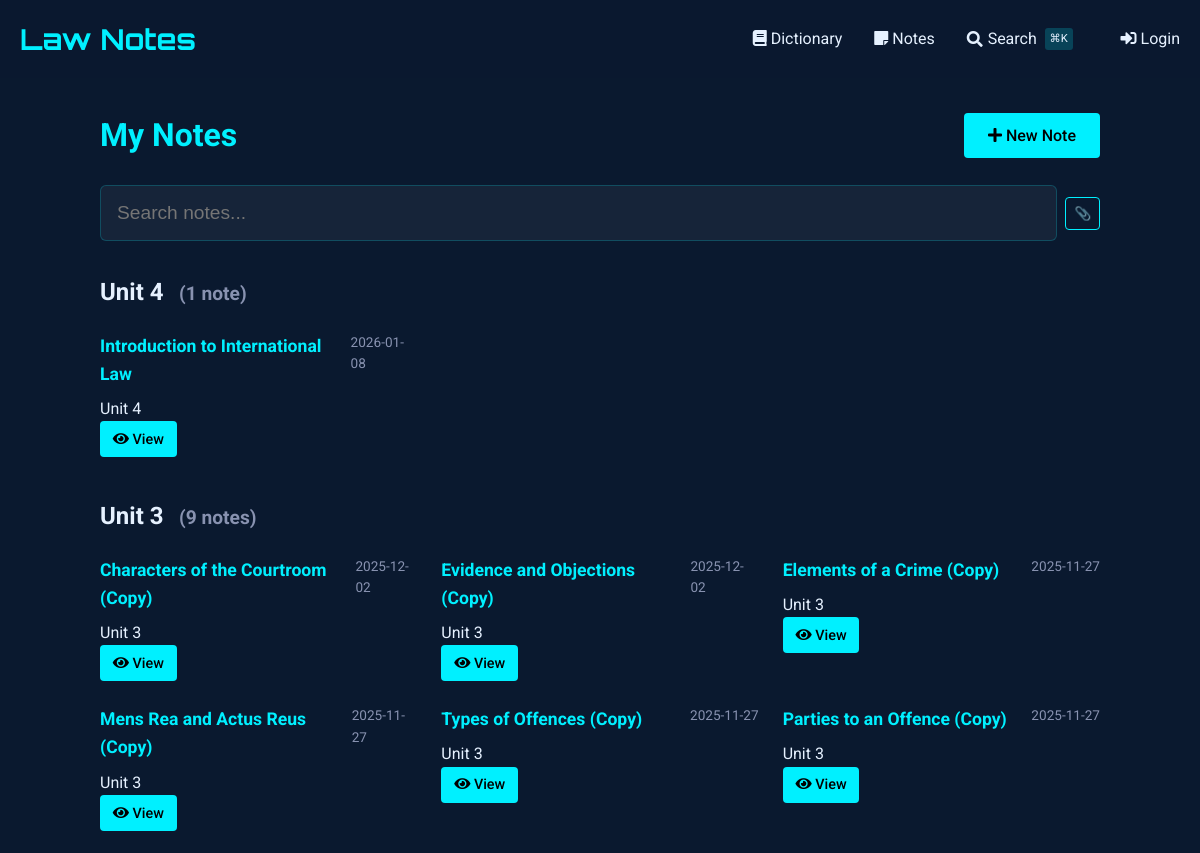
/notes (upper part), run on an earlier commit of the app's database.
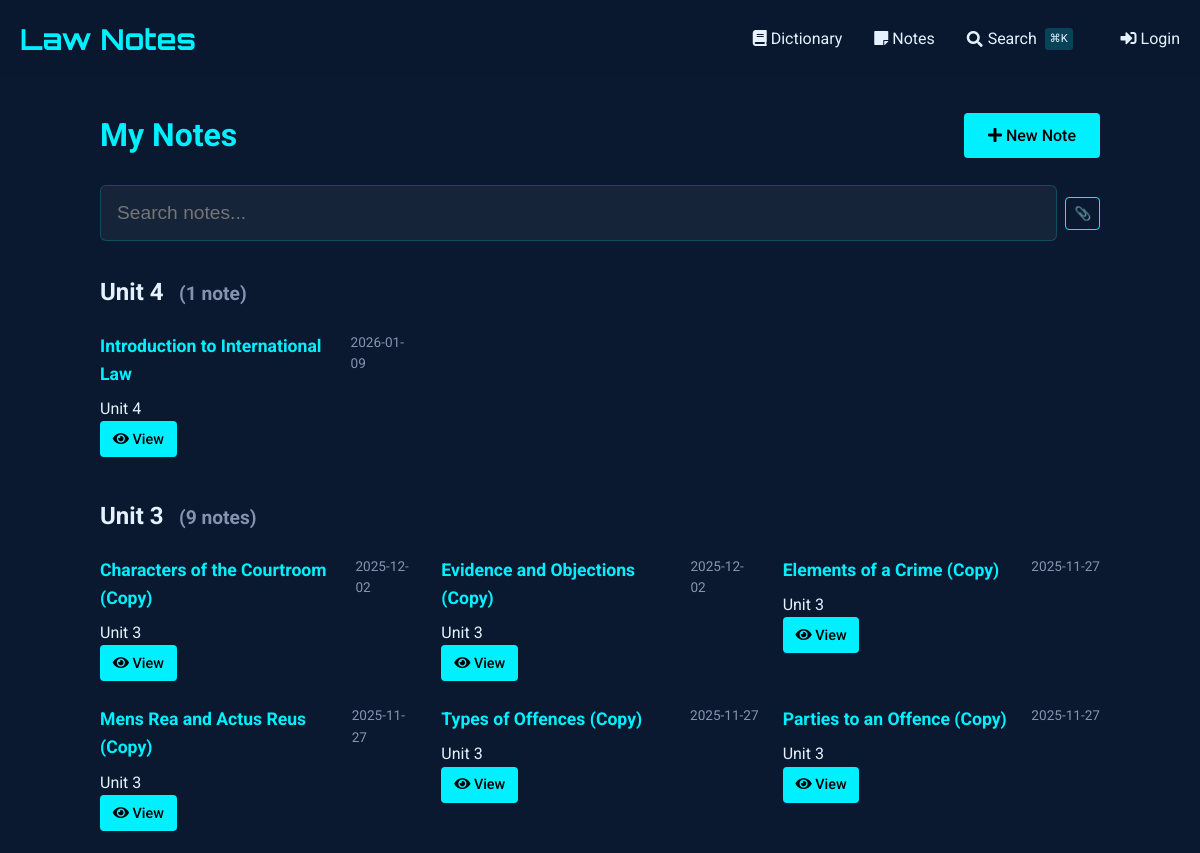
And on a later commit of the database.
### tables this page shows
CREATE TABLE notes (
    id INTEGER PRIMARY KEY AUTOINCREMENT,
    title TEXT NOT NULL,                -- short title for the note
    content TEXT NOT NULL,              -- the full note text
    unit_number INTEGER,                -- optional: to group with course units
    tags TEXT,                          -- comma-separated or JSON for filtering/search
    related_entries TEXT,               -- store glossary ids (e.g., "1,4,5") for cross-linking
    created_at TIMESTAMP DEFAULT CURRENT_TIMESTAMP,
    last_updated TIMESTAMP DEFAULT CURRENT_TIMESTAMP,
    views INTEGER DEFAULT 0,            -- track popularity
    is_favorite BOOLEAN DEFAULT 0,      -- quick flag for starred notes
    comments TEXT                       -- optional: your own thoughts or annotations
, has_worksheet BOOLEAN DEFAULT 0);

### notes_routes.py (the view)
@notes_bp.route('')
def index():
    db = SQL("sqlite:///notes.db")
    notes = db.execute("""
        SELECT id, title, unit_number,
               strftime('%Y-%m-%d', created_at) as created_date,
               strftime('%Y-%m-%d', last_updated) as last_updated,
               is_favorite, has_worksheet
        FROM notes
        ORDER BY
            CASE WHEN unit_number = '' OR unit_number IS NULL THEN 1 ELSE 0 END,
            CAST(unit_number AS INTEGER) DESC,
            last_updated DESC
    """)
    notes_by_unit = {}
    for note in notes:
        unit = note.get('unit_number', 'Ungrouped')
        if unit not in notes_by_unit:
            notes_by_unit[unit] = []
        notes_by_unit[unit].append(note)
    return render_template('notes/index.html',
                         notes_by_unit=notes_by_unit)

### sql.py (called while the page is built)
def _enable_logging(f):
    import logging
    import functools
    import os
    @functools.wraps(f)
    def decorator(*args, **kwargs):
        try:
            import flask
        except ModuleNotFoundError:
            return f(*args, **kwargs)
        disabled = logging.getLogger("cs50").disabled
        if flask.current_app and os.getenv("FLASK_ENV") == "development":
            logging.getLogger("cs50").disabled = False
        try:
            return f(*args, **kwargs)
        finally:
            logging.getLogger("cs50").disabled = disabled
    return decorator

    def __del__(self):
        self._disconnect()

    def _disconnect(self):
        if hasattr(_data, self._name()):
            getattr(_data, self._name()).close()
            delattr(_data, self._name())

    def _name(self):
        return str(hash(self))

        def connect(dbapi_connection, connection_record):
            try:
                if isinstance(
                    dbapi_connection, sqlite3.Connection
                ):  # If back end is sqlite
                    cursor = dbapi_connection.cursor()
                    cursor.execute("PRAGMA foreign_keys=ON")
                    cursor.close()
            except:
                pass

### templates/notes/index.html (shortened to what this page needs)
{% extends "notes/base.html" %}
{% block content %}
<div class="container" style="max-width: 1000px; margin: 0 auto;">
    <div style="display: flex; justify-content: space-between; align-items: center; margin-bottom: 1.5rem;">
        <h1 style="color: var(--primary); margin: 0;">
            My Notes
        </h1>
        <a href="{{ url_for('notes.add_note') }}" class="btn" style="background: var(--primary); color: #000; text-decoration: none; white-space: nowrap;">
            <i class="fas fa-plus"></i> New Note
        </a>
    </div>
    <div class="search-container">
        <input type="text" id="noteSearch" class="search-input" placeholder="Search notes..." autocomplete="off" style="padding-left: 1rem;">
    </div>
    <div id="notesContainer">
        {% if notes_by_unit %}
            {% for unit, notes in notes_by_unit.items() %}
                <div class="unit-section" data-unit="{{ unit or 'general' }}">
                    <h2 class="unit-header">
                        {% if unit %}
                            Unit {{ unit }}
                        {% else %}
                            General Notes
                        {% endif %}
                        <small class="unit-count" style="font-size: 0.8em; color: #8892b0; margin-left: 0.5em;">
                        </small>
                    </h2>
                    <div class="notes-grid" style="display: grid; grid-template-columns: repeat(auto-fill, minmax(300px, 1fr)); gap: 1.5rem;" data-unit="{{ unit or 'general' }}">
                        {% for note in notes %}
                            <div class="note-card"
                                 data-id="{{ note.id }}"
                                 data-title="{{ note.title|lower }}"
                                 data-content="{{ note.content|lower }}"
                                 data-unit="{{ note.unit_number or 'general' }}"
                                 data-tags="{{ note.tags|default('', true)|lower }}"
                                 data-has-worksheet="{{ 'true' if note.has_worksheet else 'false' }}"
                                 data-date="{{ (note.last_updated or note.created_date)|lower }}"
                                 data-favorite="{{ 'favorite' if note.is_favorite else '' }}">
                                <div style="display: flex; justify-content: space-between; align-items: flex-start;">
                                    <h3 style="margin: 0 0 0.5rem 0; font-size: 1.1rem; color: var(--primary);">
                                        {{ note.title }}
                                    </h3>
                                    <span class="note-date" style="color: #8892b0; font-size: 0.85rem;">
                                        {{ note.last_updated or note.created_date }}
                                    </span>
                                </div>
                                <div class="note-meta">
                                    {% if note.unit_number %}
                                        <span>Unit {{ note.unit_number }}</span>
                                    {% else %}
                                        <span>No unit</span>
                                    {% endif %}
                                </div>
                                <div class="note-actions">
                                    <a href="{{ url_for('notes.view_note', note_id=note.id) }}" class="btn" style="padding: 0.4rem 0.8rem; font-size: 0.9rem;">
                                        <i class="fas fa-eye"></i> View
                                    </a>
                                </div>
                            </div>
                        {% endfor %}
                    </div>
                </div>
            {% endfor %}
        {% endif %}
    </div>
</div>
{% endblock %}

### templates/notes/base.html (shortened to what this page needs)
{% extends "dictionary/base.html" %}

### templates/dictionary/base.html (shortened to what this page needs)
<!DOCTYPE html>
<html lang="en">
<head>
    <link href="https://cdnjs.cloudflare.com/ajax/libs/font-awesome/5.15.4/css/all.min.css" rel="stylesheet">
</head>
<body>
    <header>
        <div class="container">
            <div class="header-content">
                <a href="{{ url_for('dictionary.index') }}" class="logo">Law Notes</a>
                <nav class="nav-links">
                    <a href="{{ url_for('dictionary.index') }}" class="nav-link">
                        <i class="fas fa-book"></i> Dictionary
                    </a>
                    <a href="{{ url_for('notes.index') }}" class="nav-link">
                        <i class="fas fa-sticky-note"></i> Notes
                    </a>
                    <a href="{{ url_for('search') }}" class="nav-link" style="display: flex; align-items: center; gap: 0.3rem;">
                        <i class="fas fa-search"></i>
                        <span>Search</span>
                        <span style="font-size: 0.7rem; background: rgba(0, 240, 255, 0.2); padding: 0.1rem 0.3rem; border-radius: 3px; margin-left: 0.2rem;">⌘K</span>
                    </a>
                    {% if session.get("name") %}
                    <a href="{{ url_for('dictionary.add_entry') }}" class="nav-link" style="margin-left: 1rem;">
                        <i class="fas fa-plus"></i> Add Entry
                    </a>
                    <a href="/auth/logout" class="nav-link">
                        <i class="fas fa-sign-out-alt"></i> Logout
                    </a>
                    {% else %}
                    <a href="/auth/login" class="nav-link" style="margin-left: 1rem;">
                        <i class="fas fa-sign-in-alt"></i> Login
                    </a>
                    {% endif %}
                </nav>
            </div>
        </div>
    </header>
    <main class="container" style="padding: 2rem 0;">
        {% block content %}{% endblock %}
    </main>
</body>
</html>

### templates/dictionary/base.html (style rules this page uses)
:root { --primary: #00f0ff; --bg-dark: #0a192f; --text: #e6f1ff; --success: #2ecc71; --error: #e74c3c; }
body { font-family: 'Roboto', sans-serif; background-color: var(--bg-dark); color: var(--text); line-height: 1.6; margin: 0; padding: 0; }
.container { max-width: 1200px; margin: 0 auto; padding: 0 20px; }
header { background: rgba(10, 25, 47, 0.9); padding: 1rem 0; }
.header-content { display: flex; justify-content: space-between; align-items: center; }
.logo { font-family: 'Orbitron', sans-serif; font-size: 1.8rem; color: var(--primary); text-decoration: none; font-weight: 700; }
.nav-links { display: flex; gap: 2rem; }
.nav-link { color: var(--text); text-decoration: none; transition: color 0.3s; }
.btn { display: inline-block; padding: 0.6rem 1.5rem; background: var(--primary); color: #000; border: none; border-radius: 4px; cursor: pointer; text-decoration: none; font-weight: 500; transition: all 0.3s; }

### templates/notes/index.html (style rules this page uses)
.search-container { margin-bottom: 2rem; position: relative; }
.search-input { width: 100%; padding: 0.8rem 1rem; padding-left: 2.5rem; font-size: 1rem; background: rgba(10, 25, 47, 0.7); border: 1px solid rgba(0, 240, 255, 0.3); border-radius: 4px; color: #e6f1ff; transition: all 0.3s ease; }
.unit-section { margin-bottom: 2.5rem; }

### templates/partials/spotlight_search.html (style rules this page uses)
.search-input { width: 100%; padding: 1rem 1rem 1rem 3rem; font-size: 1.2rem; background: rgba(255, 255, 255, 0.05); border: 1px solid rgba(0, 240, 255, 0.2); border-radius: 6px; color: #e6f1ff; transition: all 0.3s ease; }

What changed in the data, as far as the page shows it:
changed notes "Introduction to International Law": last_updated "2026-01-08" → "2026-01-09"
